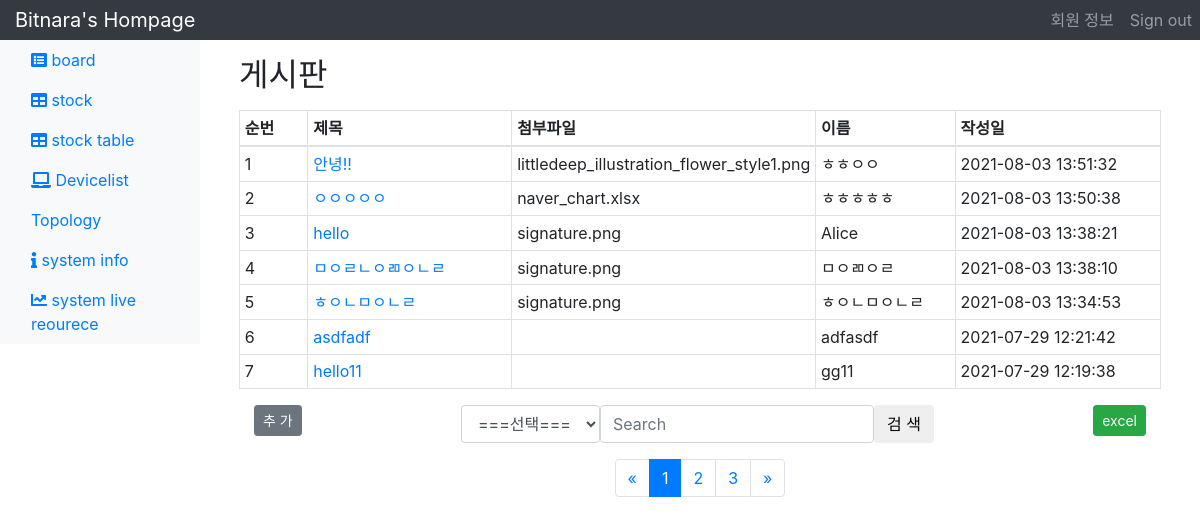
/board (signed in), run on the app's committed database.
### models.py (models this page shows, shortened)
class Board(db.Model):
    id = db.Column(db.Integer, primary_key=True)
    name = db.Column(db.String(50), nullable=False)
    title = db.Column(db.String(120), nullable=False)
    content = db.Column(db.Text)
    create_date = db.Column(db.DateTime(), nullable=False)
    image_name = db.Column(db.String(50))

### main_views.py (the view)
@app.route('/board')
@login_required
def board():
    category_list = ['name', 'title']
    page=request.args.get(get_page_parameter(), type=int, default=1)
    category=request.args.get('category')
    keyword=request.args.get('keyword')
    page_url = request.args.get('page')
    limit = 7
    if category and keyword:
        search_params = '&' + url_encode({'category':category, 'keyword':keyword}) #&category=title&keyword=abc
        if category == 'name':
            boards = Board.query.filter(Board.name.contains(keyword)).order_by(Board.create_date.desc())
            boards = boards.paginate(page=page, per_page=limit)
        elif category == 'title':
            boards = Board.query.filter(Board.title.contains(keyword)).order_by(Board.create_date.desc())
            boards = boards.paginate(page=page, per_page=limit)
    else:
        search_params = ''
        boards = Board.query.order_by(Board.create_date.desc())
        boards = boards.paginate(page=page, per_page=limit)
    return render_template('list.html', rows=boards, page=page, limit=limit, page_url=page_url, search_params = search_params, category_list=category_list)

### main_views.py (called while the page is built)
@app.before_request
def before_request():
    g.user = current_user

@login_manager.user_loader
def load_user(id):
    return User.query.get(int(id))

### templates/list.html (shortened to what this page needs)
<!doctype html>
<html lang="ko">
<head>
    <link rel="stylesheet" href="https://maxcdn.bootstrapcdn.com/bootstrap/4.0.0/css/bootstrap.min.css"
>
</head>
<body>
    <nav class="navbar navbar-dark sticky-top bg-dark flex-md-nowrap p-0">
        <a class="navbar-brand col-sm-3 col-md-2 mr-0" href="/">Bitnara's Hompage</a>
        <ul class="navbar-nav d-flex flex-row">
            <li class="nav-item text-nowrap mr-3">
                <a class="nav-link" href="/user">회원 정보</a>
            </li>
            <li class="nav-item text-nowrap mr-2">
                <a class="nav-link" href="/logout">Sign out</a>
            </li>
        </ul>
    </nav>
    <div class="container-fluid">
        <div class="row">
            <nav class="col-md-2 d-none d-md-block bg-light sidebar" style="position:fixed;">
                <div class="sidebar-sticky">
                    <ul class="nav flex-column">
                        <li class="nav-item">
                            <a class="nav-link active" href="/board">
                                <i class="fa fa-list-alt" aria-hidden="true"></i> board
                            </a>
                        </li>
                        <li class="nav-item">
                            <a class="nav-link" href="/stock2">
                                <i class="fa fa-table" aria-hidden="true"></i> stock
                            </a>
                        </li>
                        <li class="nav-item">
                            <a class="nav-link" href="{{url_for('stock_table')}}">
                                <i class="fa fa-table" aria-hidden="true"></i> stock table
                            </a>
                        </li>
                        <li class="nav-item">
                            <a class="nav-link" href="/device_list">
                                <i class="fa fa-laptop" aria-hidden="true"></i> Devicelist
                            </a>
                        </li>
                        <li class="nav-item">
                            <a class="nav-link" href="{{url_for('getTopology')}}">
                                 Topology
                            </a>
                        </li>
                        <li class="nav-item">
                            <a class="nav-link" href="{{url_for('sysinfo')}}">
                                <i class="fa fa-info" aria-hidden="true"></i> system info
                            </a>
                        </li>
                        <li class="nav-item">
                            <a class="nav-link" href="{{url_for('live_resource')}}">
                                <i class="fas fa-chart-line"></i> system live reourece
                            </a>
                        </li>
                    </ul>
                </div>
            </nav>
            <main role="main" class="col-md-9 ml-sm-auto col-lg-10 pt-3 px-4">
                <div class="container-fluid">
                    <div class="row">
                        <div class="col-12">
                            <h2 class="mb-3"> 게시판 </h2>
                            <table class="table table-bordered table-hover table-sm tablesort" id="tablesort">
                                <thead>
                                    <th class="col-1">순번</th>
                                    <th class="col-3">제목</th>
                                    <th class="col-3">첨부파일</th>
                                    <th class="col-2">이름</th>
                                    <th class="col-3">작성일</th>
                                </thead>
                                <tbody>
                                    {% for row in rows.items %}
                                    <tr>
                                        <td>{{ loop.index + (page - 1) * limit }}</td>
                                        <td><a href='{{url_for("detail", id=row.id, page=page_url)}}{{search_params}}'>{{
                                                row.title
                                                }}</a></td>
                                        {% if row.image_name %}
                                        <td>{{row.image_name}}</td>
                                        {% else %}
                                        <td></td>
                                        {% endif %}
                                        <td>{{ row.name }}</td>
                                        <td>{{row.create_date.strftime('%Y-%m-%d %H:%M:%S')}}</td>
                                    </tr>
                                    {% endfor %}
                                </tbody>
                            </table>
                        </div>
                    </div>
                    <div class="container-fluid">
                        <div class="d-flex justify-content-between">
                            <div>
                                <a href="{{url_for('add')}}" class="btn btn-secondary btn-sm">추 가</a>
                            </div>
                            <div class="mb-3">
                                <form class="form-inline" action="{{url_for('board', page = page)}}" method="GET">
                                    <div class="form-group">
                                        <select class="form-control" id="category" name="category">
                                            <option value="none">===선택===</option>
                                        </select>
                                    </div>
                                    <div class="form-group">
                                        {% if request.args.get('keyword') == None %}
                                        <input type="text" class="form-control" placeholder="Search" name="keyword">
                                        {% else %}
                                        <input type="text" class="form-control" placeholder="Search" name="keyword"
                                            value="{{request.args.get('keyword')}}">
                                        {% endif %}
                                    </div>
                                    <div class="form-group">
                                        <button type="submit" class="btn btn-default">검 색</button>
                                    </div>
                                </form>
                            </div>
                            <div>
                                <a href="{{url_for('download')}}?{{search_params}}" class="btn btn-success btn-sm">excel</a>
                            </div>
                        </div>
                    </div>
                    <nav aria-label="Page navigation">
                        <ul class="pagination justify-content-center">
                            <li class="page-item">
                                <a class="page-link" data-page="{{ rows.prev_num }}" href="{{ prev_num  }}">&laquo;</a>
                            </li>
                            {% for page_num in rows.iter_pages() %}
                            {% if page_num %}
                            {% if page_num != rows.page %}
                            <li class="page-item">
                                <a class="page-link" data-page="{{ page_num }}"
                                    href="?page={{ page_num }}{{search_params}}">{{
                                    page_num
                                    }}</a>
                            </li>
                            {% else %}
                            <li class="page-item active" aria-current="page">
                                <a class="page-link" href="#">{{ page_num }}</a>
                            </li>
                            {% endif %}
                            {% else %}
                            <li class="disabled">
                                <a class="page-link" href="#">...</a>
                            </li>
                            {% endif %}
                            {% endfor %}
                            <li class="page-item">
                                <a class="page-link" data-page="{{ rows.next_num }}" href="{{ next_num }}">&raquo;</a>
                            </li>
                        </ul>
                    </nav>
                </div>
            </main>
        </div>
    </div>
</body>
</html>

### data on the page
Board: title "안녕!!", image_name "littledeep_illustration_flower_style1.png", name "ㅎㅎㅇㅇ", create_date "2021-08-03 13:51:32"
Board: title "ㅇㅇㅇㅇㅇ", image_name "naver_chart.xlsx", name "ㅎㅎㅎㅎㅎ", create_date "2021-08-03 13:50:38"
Board: title "hello", image_name "signature.png", name "Alice", create_date "2021-08-03 13:38:21"
Board: title "ㅁㅇㄹㄴㅇㄻㅇㄴㄹ", image_name "signature.png", name "ㅁㅇㄻㅇㄹ", create_date "2021-08-03 13:38:10"
Board: title "ㅎㅇㄴㅁㅇㄴㄹ", image_name "signature.png", name "ㅎㅇㄴㅁㅇㄴㄹ", create_date "2021-08-03 13:34:53"
Board: title "asdfadf", name "adfasdf", create_date "2021-07-29 12:21:42"
Board: title "hello11", name "gg11", create_date "2021-07-29 12:19:38"

### other printed values
{{ page_num }} "1"
{{ page_num }} "2" "3"
